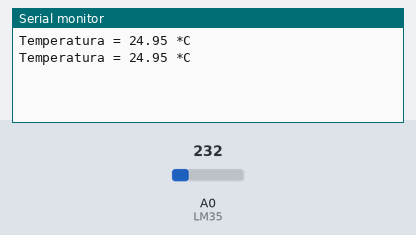
Simulated run of this sketch. Board: Arduino Uno, built with avr-gcc and run on an emulated ATmega328P. On the bench: the last lines printed to the serial monitor. The test bench sets the inputs (shaded band); at power-on: A0 (LM35) = 232.

Above: at 1.8 s.
1.9 s: A0 (LM35) set to 250
At 2.8 s:
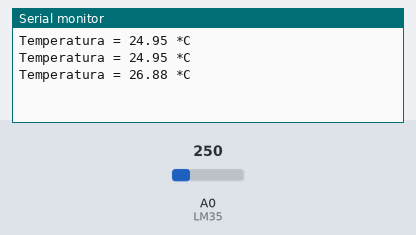
3.4 s: A0 (LM35) set to 266
At 4.8 s:
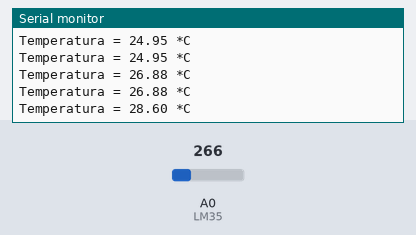
Timing chart, 0 to 6.4 s (numbered marks = the images above; inputs shaded):
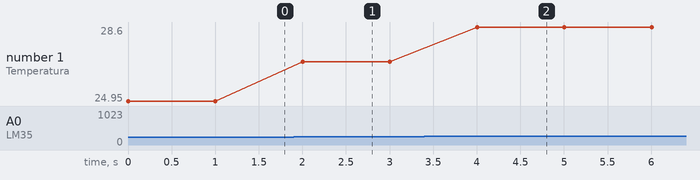

The sketch:

Termometro.ino
```cpp
/***************************************\
**
Termômetro
**
\***************************************/
const int LM35 = 0;
float temperatura = 0;
int ADClido = 0;
void setup(){
Serial.begin(9600);
analogReference(INTERNAL); //Se estiver usando Arduino Mega, use INTERNAL1V1.
//Se estiver usando Arduino Leonardo, remova esta linha pois o Leonardo não aceita este comando.
}
void loop(){
ADClido = analogRead(LM35);
temperatura = ADClido * 0.1075268817; //Se estiver usando o Arduino Leonardo use 0.4887585532
Serial.print("Temperatura = ");
Serial.print(temperatura);
Serial.println(" *C");
delay(1000);
}
```

Measured:
- after the input at 1.9 s, the serial monitor: prints a new line after 0.10 s (image 1)
- after the input at 3.4 s, the serial monitor: prints a new line after 0.60 s (image 2)
- plotted number 1: 24.95 → 26.88 after the input at 1.9 s, 26.88 → 28.6 after the input at 3.4 s
